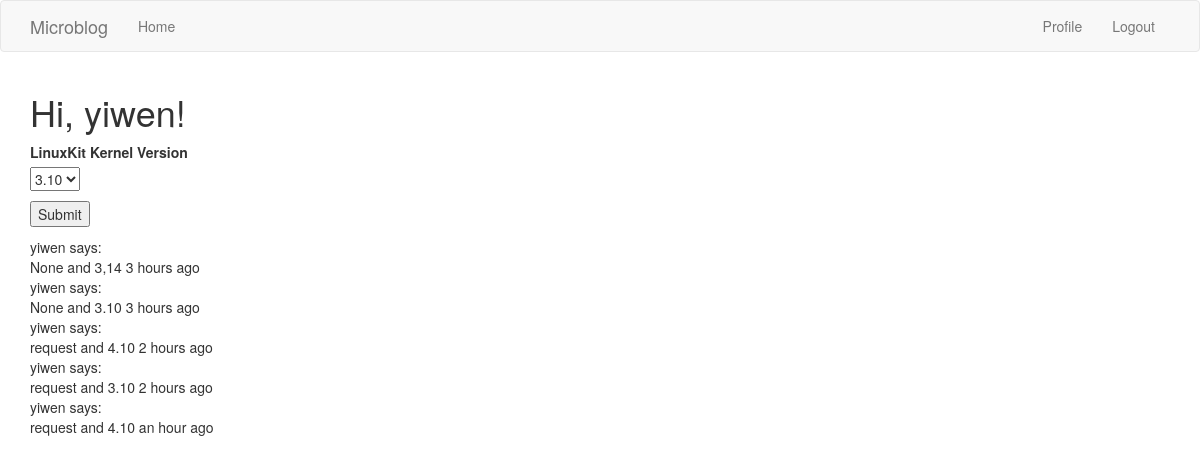
The app's page /index (signed in) with its own data.
### app/models.py (models this page shows, shortened)
class User(UserMixin, db.Model):
    id = db.Column(db.Integer, primary_key=True)
    username = db.Column(db.String(64), index=True, unique=True)
    email = db.Column(db.String(120), index=True, unique=True)
    password_hash = db.Column(db.String(128))
    posts = db.relationship('Post', backref='author', lazy='dynamic')
    task = db.relationship('Task', backref='user', lazy='dynamic')
    about_me = db.Column(db.String(140))
    last_seen = db.Column(db.DateTime, default=datetime.utcnow)
    def get_all_posts(self):
        return Post.query.filter_by(user_id=self.id).all()

class Post(db.Model):
    id = db.Column(db.Integer, primary_key=True)
    body = db.Column(db.String(140))
    kernel_version = db.Column(db.String(100))
    container = db.Column(db.String(100))
    timestamp = db.Column(db.DateTime, index=True, default=datetime.utcnow)
    user_id = db.Column(db.Integer, db.ForeignKey('user.id'))

### app/routes.py (the view)
@app.route('/', methods=['GET', 'POST'])
@app.route('/index', methods=['GET', 'POST'])
@login_required
def index():
    form = PostForm()
    if form.validate_on_submit():
        post = Post(body='request', kernel_version=form.kernel_version.data, user_id=current_user.id)
        db.session.add(post)
        db.session.commit()
        flash('Your post is now live!')
        return redirect(url_for('index'))
    posts = current_user.get_all_posts()
    return render_template("index.html", title='Home Page', form=form,
                           posts=posts)

### app/forms.py
class PostForm(FlaskForm):
    kernel_version = SelectField(
        'LinuxKit Kernel Version',
        choices=[('3.10', '3.10'), ('3,14', '3,14'), ('4.10', '4.10')]
    )
    submit = SubmitField('Submit')

### app/models.py (called while the page is built)
@login.user_loader
def load_user(id):
    return User.query.get(int(id))

### app/routes.py (called while the page is built)
@app.before_request
def before_request():
    if current_user.is_authenticated:
        current_user.last_seen = datetime.utcnow()
        db.session.commit()

### app/templates/index.html (shortened to what this page needs)
{% extends "base.html" %}
{% block app_content %}
    <h1>Hi, {{ current_user.username }}!</h1>
    <form action="" method="post">
        <p>
            {{ form.kernel_version.label }}<br>
            {{ form.kernel_version }}<br>
        </p>
        <p>{{ form.submit() }}</p>
    </form>
    {% for post in posts %}
        {% include '_post.html' %}
    {% endfor %}
{% endblock %}

### app/templates/_post.html
    <table>
        <tr valign="top">
            <td>{{ post.author.username }} says:<br>{{ post.body }} and {{ post.kernel_version}} {{ moment(post.timestamp).fromNow() }}</td>
        </tr>
    </table>

### records on screen
User: username "yiwen"
Post: author.username "yiwen", body "None", kernel_version "3,14", timestamp "3 hours ago"
Post: author.username "yiwen", body "None", kernel_version "3.10", timestamp "3 hours ago"
Post: author.username "yiwen", body "request", kernel_version "4.10", timestamp "2 hours ago"
Post: author.username "yiwen", body "request", kernel_version "3.10", timestamp "2 hours ago"
Post: author.username "yiwen", body "request", kernel_version "4.10", timestamp "an hour ago"
